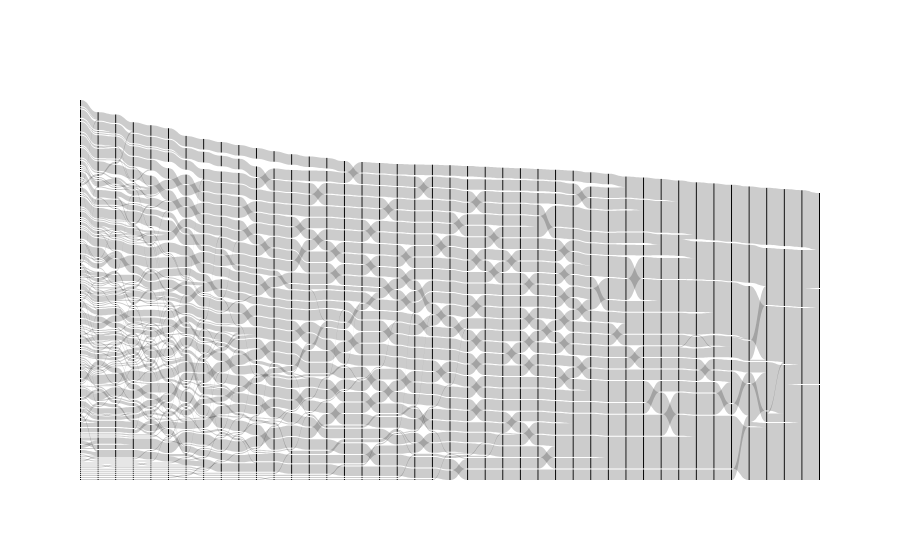

This figure's notebook cell:
### Code cell
# initialise MCF object for single sequence of partitions
mcf_cartoon = MCF()
mcf_cartoon.load_data(partitions_cartoon,np.arange(len(partitions_cartoon)))

# plot Sankey
fig = mcf_cartoon.plot_sankey(step=1,color=False, pad=1)
fig.write_image("figures/Sankey_nhmSBM-cartoon-bw.svg")

# build filtration and compute PH for single sequence of partitions
mcf_cartoon.build_filtration()
mcf_cartoon.compute_persistence()

# compute persistent hierarchy
h, h_bar = mcf_cartoon.compute_persistent_hierarchy()
print("Average persistent hierarchy:",round(h_bar,4))

# plot persistence diagram
ax = mcf_cartoon.plot_pd(marker_size=70,alpha=0.6)
plt.savefig('figures/nhmsbm_mcf_pd_illustration-cartoon.pdf', bbox_inches='tight')

### Figure 1 — Plotly figure (JSON) as saved in the notebook; plotly's stock layout.template omitted (floating-point values rounded to 4 significant figures; data arrays with more than 128 entries replaced by an {"elided": "..."} marker saying what was removed)
{"data": [{"link": {"source": {"elided": "1580 int values"}, "target": {"elided": "1580 int values"}, "value": {"elided": "1580 int values"}}, "node": {"line": {"color": "black", "width": 0}, "pad": 1, "thickness": 1}, "type": "sankey"}], "layout": {"autosize": true}}
